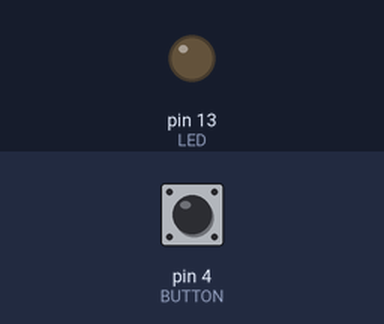
Bench run of a sketch on a simulated Arduino Uno, built with avr-gcc and run on an emulated ATmega328P. Shown: output pins drawn as LEDs (lit = HIGH). The test bench sets the inputs (shaded band); at power-on: pin 4 (BUTTON) HIGH. Random numbers use the default seed unless the sketch sets one.

Above: at 1.2 s.
1.3 s: pin 4 (BUTTON) pulled LOW for 0.15 s
At 2.9 s:
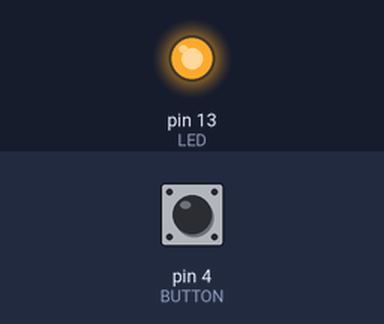
5.3 s: pin 4 (BUTTON) pulled LOW for 1 s
At 7.2 s:
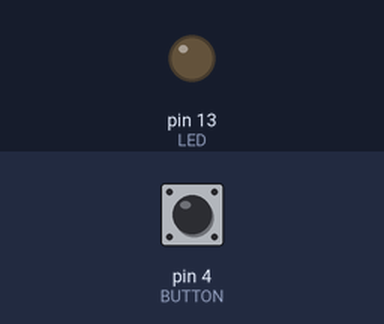
7.8 s: pin 4 (BUTTON) pulled LOW for 3.2 s
At 12.0 s:
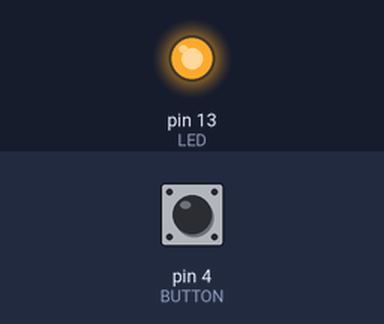
Timing chart, 0 to 13.5 s (numbered marks = the images above; inputs shaded):
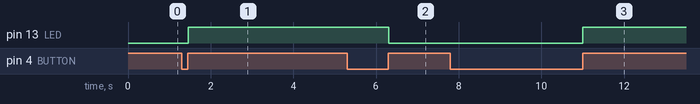

The sketch:

RS485_V1.ino
```cpp
#include <SoftwareSerial.h>

#define RS485RX 3  //Serial Receive pin
#define RS485TX 2  //Serial Transmit pin

#define LED 13
#define BUTTON 4
SoftwareSerial RS485(RS485RX, RS485TX);  // RX, TX
char byteReceived[4];
byte SlaveAdress = 0x01;

byte Rx = 0x03;
byte Tx = 0x04;

byte EnableOnOff = 0x05;  // ON OFF
byte EnableValue = 0x06;  // float value

byte On = 0x01;
byte Off = 0x00;

bool onOff;

int prevButton = LOW;
int currButton;
unsigned long pressed = 0;
unsigned long released = 0;

int value;
byte data[7];

uint64_t prev;
bool stateButton;

void setup() {
  Serial.begin(9600);
  pinMode(LED, OUTPUT);
  pinMode(BUTTON, INPUT_PULLUP);
  RS485.begin(9600);
  prevButton = HIGH;
}

void loop() {

  currButton = digitalRead(BUTTON);

  if (prevButton == HIGH && currButton == LOW) {  // button is pressed
    pressed = millis();
  } else if (prevButton == LOW && currButton == HIGH) {  // button is released
    released = millis();
    long pressDuration = released - pressed;
    if (pressDuration > 20) {
      if (stateButton == true) {
        data[0] = SlaveAdress;
        data[1] = Tx;
        data[2] = EnableOnOff;
        data[3] = Off;
        RS485.write(data, sizeof(data));
        memset(data, 0, sizeof(data));
        stateButton = false;
      } else if (stateButton == false) {
        data[0] = SlaveAdress;
        data[1] = Tx;
        data[2] = EnableOnOff;
        data[3] = On;
        RS485.write(data, sizeof(data));
        memset(data, 0, sizeof(data));
        stateButton = true;
      }
    }
  }
  prevButton = currButton;

  if (millis() - prev >= 4500) {
    value = random(0, 50);

    data[0] = SlaveAdress;
    data[1] = Tx;  // 0xFA
    data[2] = EnableValue;

    memcpy(data + 3, &value, sizeof(int));
    RS485.write(data, 7);
    memset(data, 0, sizeof(data));
    prev = millis();
  }


  while (RS485.available())  //tìm dữ liệu từ thiết bị khác truyền về
  {
    int lenRS = RS485.readBytes(byteReceived, 4);  // đọc byte nhận được
    Serial.write(byteReceived, lenRS);
    if (byteReceived[0] == SlaveAdress) { // 0X10
      if (byteReceived[1] == Rx) { // 0X0F
        if (byteReceived[2] == EnableOnOff) { // 0X50
          if (byteReceived[3] == On) {  // 0X01
            data[0] = SlaveAdress;
            data[1] = Tx;
            data[2] = EnableOnOff;
            data[3] = On;
            RS485.write(data, 4);
            memset(data, 0, sizeof(data));
            stateButton = true;
          } else if (byteReceived[3] == Off) {
            data[0] = SlaveAdress;
            data[1] = Tx;
            data[2] = EnableOnOff;
            data[3] = Off;
            RS485.write(data, 4);
            memset(data, 0, sizeof(data));
            stateButton = false;
          }

        }
      }
    }
    memset(byteReceived, 0, sizeof(byteReceived));
  }
  digitalWrite(LED, stateButton);
}
```

Measured:
- after the input at 1.3 s, pin 13 (LED): LOW → HIGH after 0.16 s
- after the input at 5.3 s, pin 13 (LED): HIGH → LOW after 1.0 s
- after the input at 7.8 s, pin 13 (LED): LOW → HIGH after 3.2 s
